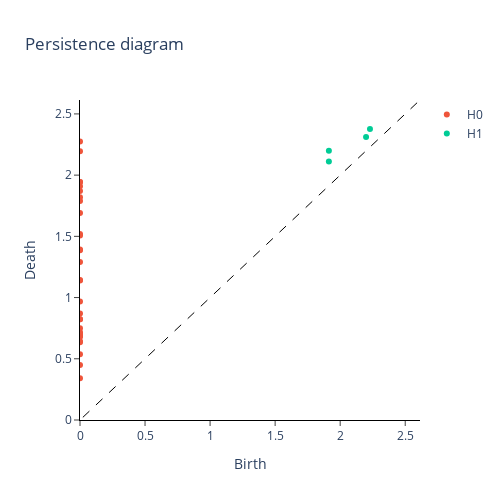

The code cell stored with this chart in its notebook:
### Markdown cell above
In the plot below for a single window, the generators of each homology dimension $H_0$ and $H_1$ are coloured differently:

### Code cell
plot_diagram(diagrams[window_num])

### Figure 1 — Plotly figure (JSON) as saved in the notebook; plotly's stock layout.template omitted (floating-point values rounded to 4 significant figures)
{"data": [{"hoverinfo": "none", "line": {"color": "black", "dash": "dash", "width": 1}, "mode": "lines", "showlegend": false, "type": "scatter", "x": [-237.6, 237.6], "y": [-237.6, 237.6]}, {"mode": "markers", "name": "H0", "type": "scatter", "x": [0, 0, 0, 0, 0, 0, 0, 0, 0, 0, 0, 0, 0, 0, 0, 0, 0, 0, 0, 0, 0, 0, 0, 0, 0, 0, 0, 0, 0, 0], "y": [0.3401, 0.45, 0.5371, 0.636, 0.644, 0.68, 0.6848, 0.7018, 0.7157, 0.75, 0.8233, 0.8233, 0.87, 0.9677, 1.139, 1.144, 1.29, 1.386, 1.392, 1.506, 1.518, 1.69, 1.788, 1.82, 1.87, 1.909, 1.944, 1.944, 2.195, 2.275]}, {"mode": "markers", "name": "H1", "type": "scatter", "x": [2.229, 2.199, 1.913, 1.913], "y": [2.376, 2.312, 2.112, 2.199]}], "layout": {"height": 500, "plot_bgcolor": "white", "title": {"text": "Persistence diagram"}, "width": 500, "xaxis": {"anchor": "y", "exponentformat": "e", "linecolor": "black", "linewidth": 1, "mirror": false, "range": [0, 2.614], "showexponent": "all", "showline": true, "side": "bottom", "ticks": "outside", "title": {"text": "Birth"}, "type": "linear", "zeroline": true}, "yaxis": {"anchor": "x", "exponentformat": "e", "linecolor": "black", "linewidth": 1, "mirror": false, "range": [0, 2.614], "showexponent": "all", "showline": true, "side": "left", "ticks": "outside", "title": {"text": "Death"}, "type": "linear", "zeroline": true}}}
